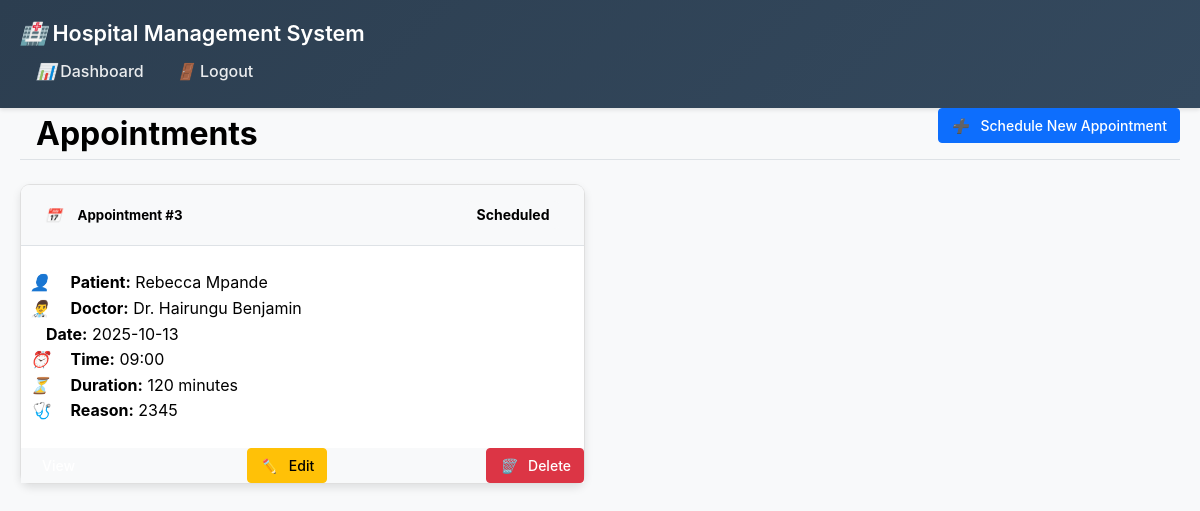
The page /appointments (signed in) on the database its author committed.
### models.py (models this page shows, shortened)
class Appointment(db.Model):
    id = db.Column(db.Integer, primary_key=True)
    patient_id = db.Column(db.Integer, db.ForeignKey('patient.id'), nullable=False)
    doctor_id = db.Column(db.Integer, db.ForeignKey('doctor.id'), nullable=False)
    appointment_date = db.Column(db.Date, nullable=False)
    appointment_time = db.Column(db.Time, nullable=False)
    duration = db.Column(db.Integer, default=60)  # Duration in minutes
    diagnosis = db.Column(db.Text, nullable=False)
    status = db.Column(db.String(20), default='Scheduled')
    created_at = db.Column(db.DateTime, default=datetime.utcnow)

class Patient(db.Model):
    id = db.Column(db.Integer, primary_key=True)
    first_name = db.Column(db.String(50), nullable=False)
    last_name = db.Column(db.String(50), nullable=False)
    date_of_birth = db.Column(db.Date, nullable=False)
    gender = db.Column(db.String(10), nullable=False)
    contact_number = db.Column(db.String(15))
    email = db.Column(db.String(120))
    created_at = db.Column(db.DateTime, default=datetime.utcnow)
    appointments = db.relationship('Appointment', backref='patient', lazy=True)

class Doctor(db.Model):
    id = db.Column(db.Integer, primary_key=True)
    first_name = db.Column(db.String(50), nullable=False)
    last_name = db.Column(db.String(50), nullable=False)
    gender = db.Column(db.String(10), nullable=False)
    specialization = db.Column(db.String(100), nullable=False)
    contact_number = db.Column(db.String(15))
    email = db.Column(db.String(120))
    created_at = db.Column(db.DateTime, default=datetime.utcnow)
    appointments = db.relationship('Appointment', backref='doctor', lazy=True)

### app.py (the view)
@app.route('/appointments')
@login_required
def appointments():
    search_query = request.args.get('search', '')
    if search_query:
        all_appointments = Appointment.query.join(Patient).join(Doctor).filter(
            (Patient.first_name.ilike(f'%{search_query}%')) |
            (Patient.last_name.ilike(f'%{search_query}%')) |
            (Doctor.first_name.ilike(f'%{search_query}%')) |
            (Doctor.last_name.ilike(f'%{search_query}%')) |
            (Appointment.diagnosis.ilike(f'%{search_query}%')) |
            (Appointment.status.ilike(f'%{search_query}%'))
        ).all()
    else:
        all_appointments = Appointment.query.all()
    return render_template_with_role('appointments.html', title='Appointments', appointments=all_appointments, search_query=search_query)

### app.py (called while the page is built)
@login_manager.user_loader
def load_user(user_id):
    return User.query.get(int(user_id))

def render_template_with_role(template, **context):
    if current_user.is_authenticated and current_user.role == 'admin':
        base_template = 'base_admin.html'
    else:
        base_template = 'base_user.html'
    return render_template(template, base_template=base_template, **context)

@app.context_processor
def inject_today_date():
    return {'min_date': date.today().strftime('%Y-%m-%d')}

### templates/appointments.html (shortened to what this page needs)
{% extends "base.html" %}
{% block content %}
<div class="d-flex justify-content-between flex-wrap flex-md-nowrap align-items-center pt-3 pb-2 mb-3 border-bottom">
    <h1 class="h2">Appointments</h1>
    <div class="btn-toolbar mb-2 mb-md-0">
        <a href="{{ url_for('add_appointment') }}" class="btn btn-sm btn-primary">
            <i class="fas fa-plus me-1"></i> Schedule New Appointment
        </a>
    </div>
</div>
{% if appointments %}
<div class="row">
    {% for appointment in appointments %}
    <div class="col-md-6 col-lg-4 mb-4">
        <div class="card h-100 appointment-card">
            <div class="card-header
                {% if appointment.status == 'Scheduled' %}bg-info
                {% elif appointment.status == 'Completed' %}bg-success
                {% else %}bg-danger{% endif %} text-white d-flex justify-content-between align-items-center">
                <h5 class="card-title mb-0">
                    <i class="fas fa-calendar me-2"></i>Appointment #{{ appointment.id }}
                </h5>
                <span class="badge bg-light text-dark">{{ appointment.status }}</span>
            </div>
            <div class="card-body">
                <div class="row">
                    <div class="col-12">
                        <p class="card-text">
                            <i class="fas fa-user me-2 text-primary"></i>
                            <strong>Patient:</strong> {{ appointment.patient.first_name }} {{ appointment.patient.last_name }}<br>
                            <i class="fas fa-user-md me-2 text-success"></i>
                            <strong>Doctor:</strong> Dr. {{ appointment.doctor.first_name }} {{ appointment.doctor.last_name }}<br>
                            <strong>Date:</strong> {{ appointment.appointment_date.strftime('%Y-%m-%d') }}<br>
                            <i class="fas fa-clock me-2 text-info"></i>
                            <strong>Time:</strong> {{ appointment.appointment_time.strftime('%H:%M') }}<br>
                            <i class="fas fa-hourglass me-2 text-info"></i>
                            <strong>Duration:</strong> {{ appointment.duration }} minutes<br>
                            <i class="fas fa-stethoscope me-2 text-info"></i>
                            <strong>Reason:</strong> {{ appointment.diagnosis[:50] }}{% if appointment.diagnosis|length > 50 %}...{% endif %}
                        </p>
                    </div>
                </div>
            </div>
            <div class="card-footer bg-light">
                <div class="d-flex justify-content-between">
                    <a href="{{ url_for('view_appointment', appointment_id=appointment.id) }}" class="btn btn-sm btn-info">
                    </a>
                    {% if current_user.role == 'admin' %}
                    <a href="{{ url_for('edit_appointment', appointment_id=appointment.id) }}" class="btn btn-sm btn-warning">
                        <i class="fas fa-edit me-1"></i> Edit
                    </a>
                    <a href="{{ url_for('delete_appointment', appointment_id=appointment.id) }}" class="btn btn-sm btn-danger" onclick="return confirm('Are you sure you want to delete this appointment?')">
                        <i class="fas fa-trash me-1"></i> Delete
                    </a>
                    {% endif %}
                </div>
            </div>
        </div>
    </div>
    {% endfor %}
</div>
{% else %}
<div class="alert alert-info">
    <i class="fas fa-info-circle me-2"></i>No appointments found.
</div>
{% endif %}
{% endblock %}

### templates/base.html (style rules this page uses)
.admin-body { background-color: #f8f9fa; min-height: 100vh; }
.patient-card, .doctor-card, .appointment-card { border-radius: 10px; box-shadow: 0 4px 8px rgba(0,0,0,0.1); transition: transform 0.3s ease; background: white; border: none; margin-bottom: 20px; }
.card-text i { width: 20px; text-align: center; }
.badge { font-size: 0.75em; }
.btn { border-radius: 0.375rem; }
.card-header { border-top-left-radius: 0.5rem !important; border-top-right-radius: 0.5rem !important; background: #f8f9fa !important; border-bottom: 1px solid #dee2e6 !important; }
* { box-sizing: border-box; margin: 0; padding: 0; }
body { font-family: -apple-system, BlinkMacSystemFont, 'Segoe UI', Roboto, sans-serif; line-height: 1.6; color: #000000 !important; background-color: #f8f9fa; }
.row { display: flex; flex-wrap: wrap; margin: 0 -15px; }
.col-md-6 { flex: 0 0 50%; max-width: 50%; padding: 0 15px; }
.card { background: #fff; border: 1px solid rgba(0,0,0,.125); position: relative; color: #000000 !important; }
.card-body { flex: 1 1 auto; padding: 1.5rem; }
.card-header { padding: 1rem 1.5rem; margin-bottom: 0; color: #000000 !important; font-weight: 600; }
.btn { display: inline-block; font-weight: 500; line-height: 1.5; color: #ffffff !important; text-align: center; text-decoration: none; vertical-align: middle; cursor: pointer; user-select: none; background-color: transparent; border: 1px solid transparent; padding: 0.5rem 1rem; font-size: 1rem; border-radius: 0.375rem; transition: all 0.2s ease-in-out; }
.btn-primary { background-color: #0d6efd; border-color: #0d6efd; }
.btn-danger { background-color: #dc3545; border-color: #dc3545; }
.btn-warning { background-color: #ffc107; border-color: #ffc107; color: #000000 !important; }
.btn-sm { padding: 0.375rem 0.75rem; font-size: 0.875rem; border-radius: 0.25rem; }
.text-primary { color: #0d6efd !important; }
.text-success { color: #198754 !important; }
.text-white { color: white !important; }
.text-dark { color: #000000 !important; }
h1, h2, h3, h4, h5, h6, p, span, div, li, td, th, label { color: #000000 !important; }
.mb-0 { margin-bottom: 0; }
.mb-2 { margin-bottom: 1rem; }
.mb-3 { margin-bottom: 1.5rem; }
.mb-4 { margin-bottom: 2rem; }
.me-1 { margin-right: 0.5rem; }
.me-2 { margin-right: 1rem; }
.d-flex { display: flex; }
.flex-wrap { flex-wrap: wrap; }
.justify-content-between { justify-content: space-between; }
.align-items-center { align-items: center; }
.border-bottom { border-bottom: 1px solid #dee2e6; }
.h2 { font-size: 2rem; font-weight: 700; }
.badge { display: inline-block; padding: 0.5em 0.75em; font-size: 0.875em; font-weight: 700; line-height: 1; text-align: center; white-space: nowrap; vertical-align: baseline; border-radius: 0.375rem; }
.bg-info { background-color: #0dcaf0; }
.bg-light { background-color: #f8f9fa; color: #000000 !important; }
.fa-user::before { content: "👤"; }
.fa-edit::before { content: "✏️"; }
.fa-trash::before { content: "🗑️"; }
.fa-user-md::before { content: "👨‍⚕️"; }
.fa-clock::before { content: "⏰"; }
.fa-stethoscope::before { content: "🩺"; }
.fa-plus::before { content: "➕"; }
.fa-hourglass::before { content: "⏳"; }
.fa-calendar::before { content: "📅"; }

### rows shown on the page
Appointment: id "3", status "Scheduled", patient.first_name "Rebecca", patient.last_name "Mpande", doctor.first_name "Hairungu", doctor.last_name "Benjamin", appointment_date "2025-10-13", appointment_time "09:00", duration "120", diagnosis "2345"
